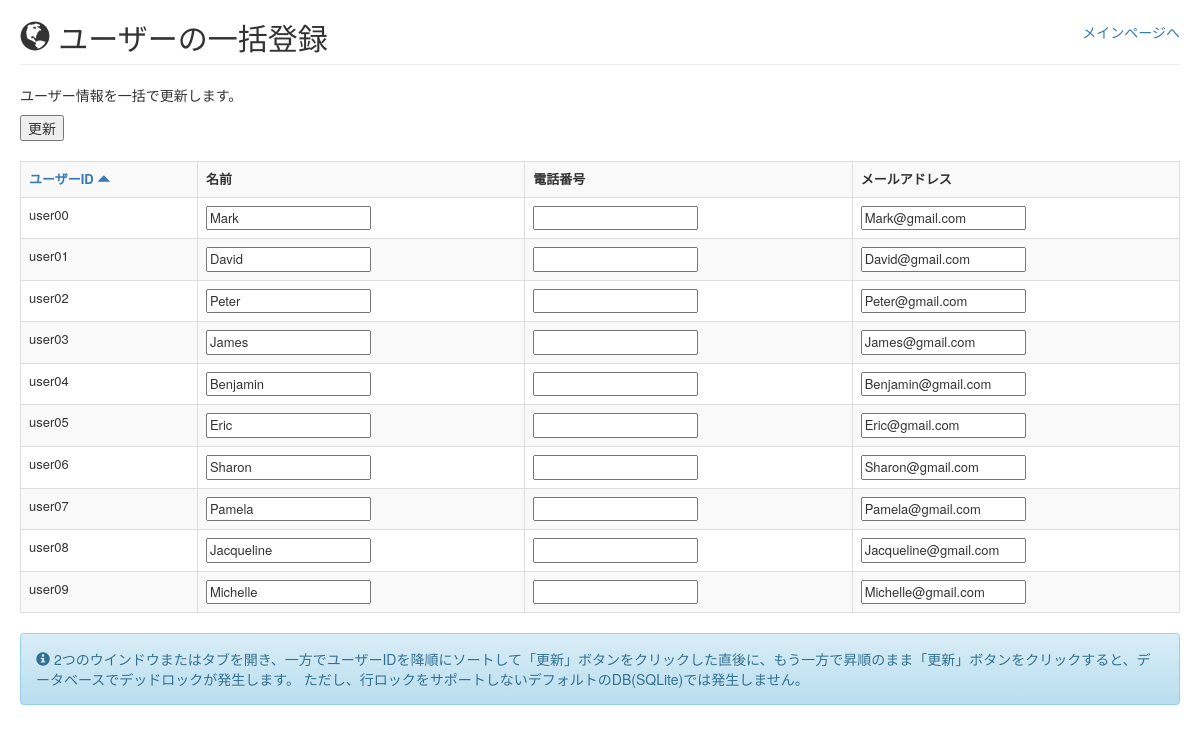
The app's page /deadlock2/, older data.
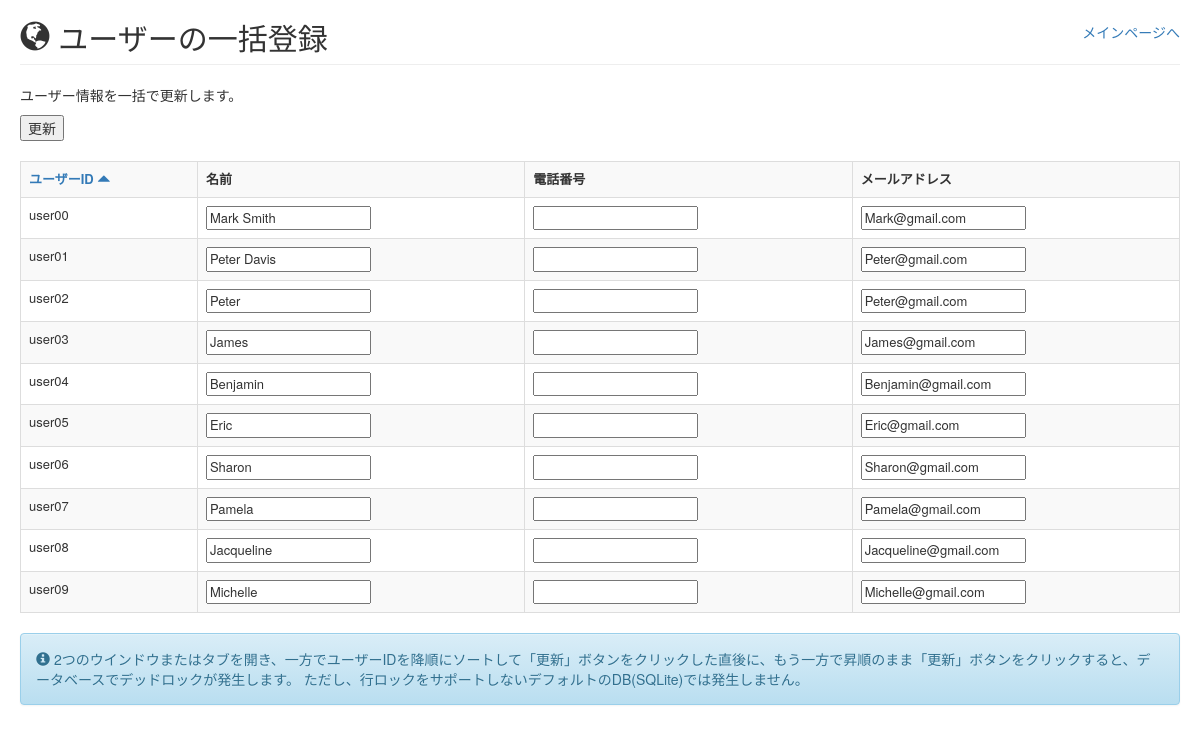
The same page, newer data.
### easybuggy/models.py (models this page shows)
class User(models.Model):
    id = models.CharField(max_length=10, primary_key=True)
    name = models.CharField(max_length=30)
    password = models.CharField(max_length=30)
    secret = models.CharField(max_length=100)
    ispublic = models.CharField(max_length=5)
    phone = models.CharField(max_length=20, blank=True, null=True)
    mail = models.EmailField(max_length=100, blank=True, null=True)

### easybuggy/views.py (the view, shortened to what this page needs)
# urls.py: url(r'^deadlock2/$', views.deadlock2, name='deadlock2'),
def deadlock2(request):
    d = {
        'title': _('title.deadlock2.page'),
        'note': _('msg.note.deadlock2'),
    }
    order = get_order(request)
    d['users'] = User.objects.raw("SELECT * FROM easybuggy_user WHERE ispublic = 'true' ORDER BY id " + order)
    d['order'] = order
    return render(request, 'deadlock2.html', d)

### easybuggy/views.py (called while the page is built)
def get_order(request):
    order = request.GET.get("order")
    if order == 'asc':
        order = 'desc'
    else:
        order = 'asc'
    return order

### templates/deadlock2.html (shortened to what this page needs)
{% extends "base.html" %}
{% load i18n %}
{% block body %}
{% include "header.html" %}
<p>{% trans 'msg.update.users' %}</p>
<form action="" method="post">
    <input type="submit" value="{% trans 'label.update' %}"/><br/><br/>
    <table class="table table-striped table-bordered table-hover" style="font-size: small;">
        <tr>
            <th><a href='/deadlock2?order={{order}}'>
            {% trans 'label.user.id' %}
            {% if order is not "desc" %}
            <span class="glyphicon glyphicon-triangle-top"></span>
            {% else %}
            <span class="glyphicon glyphicon-triangle-bottom"></span>
            {% endif %}
            </a></th>
            <th>{% trans 'label.name' %}</th>
            <th>{% trans 'label.phone' %}</th>
            <th>{% trans 'label.mail' %}</th>
        </tr>
        {% for user in users %}
        <tr>
            <td><input type="hidden" name="uid_{{ forloop.counter }}" value="{{ user.id }}"/>{{ user.id }}</td>
            <td><input type="text" name="{{ user.id }}_name" value="{{ user.name }}"/></td>
            <td><input type="text" name="{{ user.id }}_phone" value="{{ user.phone|default_if_none:'' }}"/></td>
            <td><input type="text" name="{{ user.id }}_mail" value="{{ user.mail|default_if_none:'' }}"/></td>
        </tr>
        {% endfor %}
    </table>
    {% include "messages.html" %}
</form>
{% endblock %}

### templates/base.html (shortened to what this page needs)
<!DOCTYPE html PUBLIC "-//W3C//DTD XHTML 1.0 Strict//EN" "http://www.w3.org/TR/xhtml1/DTD/xhtml1-strict.dtd">
{% load i18n %}
<html xmlns="http://www.w3.org/1999/xhtml" lang="ja">
<head>
	<link rel="stylesheet" href="https://maxcdn.bootstrapcdn.com/bootstrap/3.3.7/css/bootstrap.min.css"
 />
	<link rel="stylesheet" href="https://maxcdn.bootstrapcdn.com/bootstrap/3.3.7/css/bootstrap-theme.min.css"
 />
	<link rel="stylesheet" href="https://cdnjs.cloudflare.com/ajax/libs/animate.css/3.5.2/animate.min.css"
 />
</head>
<body style="margin-left: 20px; margin-right: 20px;">
{% block body %}
{% endblock %}
</body>
</html>

### templates/header.html (shortened to what this page needs)
{% load i18n %}
<table style="width: 100%;">
    <tr>
        <td><h2><span class="glyphicon glyphicon-globe"></span> <span>{{ title }}</span></h2></td>
        {% if not request.session.username %}
        <td align="right"><a href="/">{% trans 'label.go.to.main' %}</a></td>
        {% endif %}
    </tr>
</table>
<hr style="margin-top: 0px"/>

### templates/messages.html (shortened to what this page needs)
{% if note %}
<div class="alert alert-info" role="alert">
    <span class="glyphicon glyphicon-info-sign"></span>
    <th>{% autoescape off %}{{ note }}{% endautoescape %}</th><br/>
</div>
{% endif %}

Row changes from the older to the newer data that the page shows:
changed User "user00": name "Mark" → "Mark Smith"
changed User "user01": name "David" → "Peter Davis"; mail "David@gmail.com" → "Peter@gmail.com"
